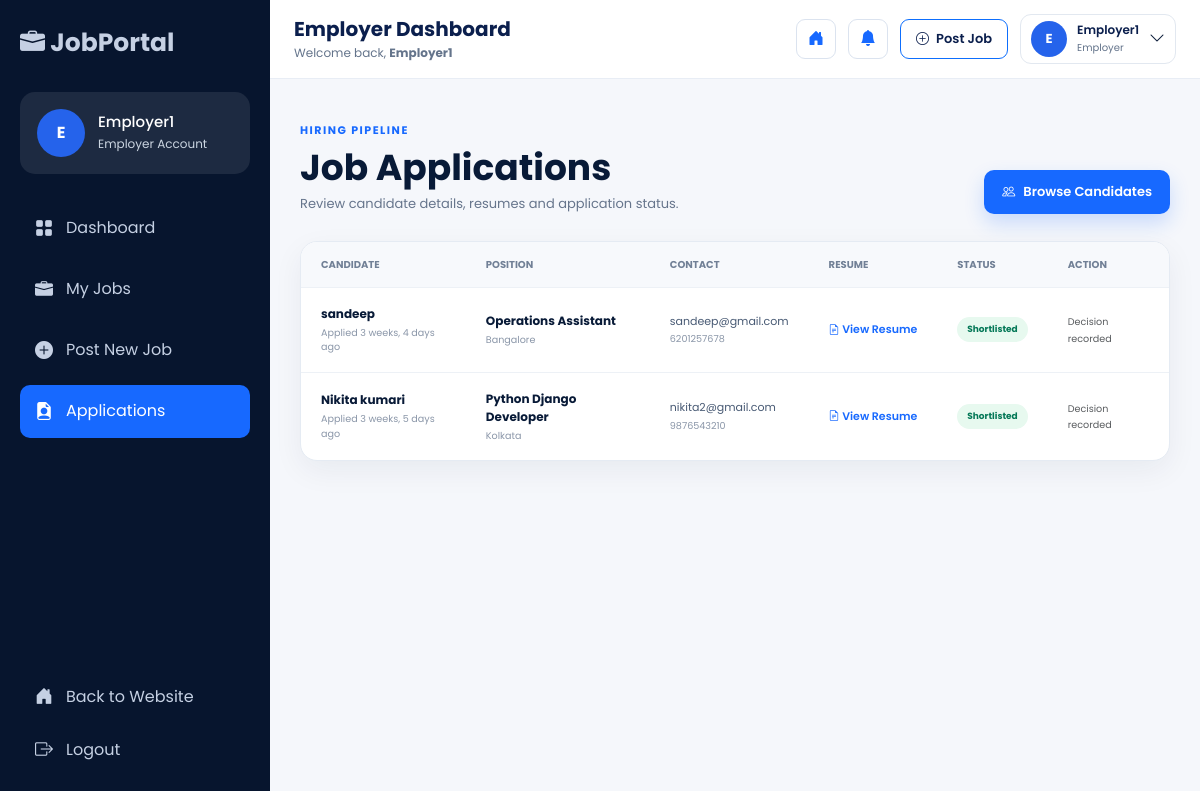
The app's page /jobs/employer-applications/ (signed in) with its own data.
### accounts/models.py (models this page shows, shortened)
class User(AbstractUser):
    USER_TYPES = (
        ('candidate', 'Candidate'),
        ('employer', 'Employer'),
    )
    user_type = models.CharField(
        max_length=20,
        choices=USER_TYPES
    )
    phone = models.CharField(
        max_length=15,
        blank=True
    )
    profile_image = models.ImageField(
        upload_to='profiles/',
        blank=True,
        null=True
    )
    resume = models.FileField(
    upload_to="resumes/",
    blank=True,
    null=True
)

### jobs/models.py (models this page shows, shortened)
class Application(models.Model):
    STATUS_CHOICES = (
        ("pending", "Pending"),
        ("shortlisted", "Shortlisted"),
        ("rejected", "Rejected"),
    )
    job = models.ForeignKey(
        Job,
        on_delete=models.CASCADE,
        related_name="applications"
    )
    candidate = models.ForeignKey(
        settings.AUTH_USER_MODEL,
        on_delete=models.CASCADE,
        related_name="job_applications"
    )
    full_name = models.CharField(max_length=150)
    email = models.EmailField()
    phone = models.CharField(max_length=20)
    resume = models.FileField(
        upload_to="resumes/"
    )
    status = models.CharField(
        max_length=20,
        choices=STATUS_CHOICES,
        default="pending"
    )
    applied_at = models.DateTimeField(
        auto_now_add=True
    )
    class Meta:
        unique_together = (
            "job",
            "candidate"
        )

class Job(models.Model):
    JOB_TYPES = (
        ("full_time", "Full Time"),
        ("part_time", "Part Time"),
        ("internship", "Internship"),
        ("contract", "Contract"),
        ("remote", "Remote"),
    )
    employer = models.ForeignKey(
        settings.AUTH_USER_MODEL,
        on_delete=models.CASCADE,
        related_name="posted_jobs"
    )
    title = models.CharField(max_length=200)
    company_name = models.CharField(
        max_length=180,
        blank=True
    )
    category = models.CharField(
        max_length=100,
        blank=True
    )
    job_type = models.CharField(
        max_length=20,
        choices=JOB_TYPES
    )
    location = models.CharField(max_length=150)
    experience = models.CharField(
        max_length=100,
        blank=True
    )
    minimum_salary = models.PositiveIntegerField(
        blank=True,
        null=True
    )
    maximum_salary = models.PositiveIntegerField(
        blank=True,
        null=True
    )
    description = models.TextField()
    requirements = models.TextField()
    skills = models.CharField(
        max_length=500,
        blank=True
    )
    application_deadline = models.DateField(
        blank=True,
        null=True
    )
    number_of_vacancies = models.PositiveIntegerField(
        default=1
    )
    work_mode = models.CharField(
        max_length=50,
        blank=True
    )
    education_level = models.CharField(
        max_length=100,
        blank=True
    )
    benefits = models.CharField(
        max_length=500,
        blank=True
    )
    company_logo = models.ImageField(
        upload_to="company_logos/",
        blank=True,
        null=True
    )
    is_active = models.BooleanField(default=True)
    created_at = models.DateTimeField(auto_now_add=True)
    updated_at = models.DateTimeField(auto_now=True)

### jobs/views.py (the view)
@login_required
def employer_applications(request):
    if request.user.user_type != "employer":
        messages.error(
            request,
            "Only employers can access this page."
        )
        return redirect("home")
    applications = Application.objects.filter(
        job__employer=request.user
    ).select_related(
        "job",
        "candidate"
    ).order_by("-applied_at")
    return render(
        request,
        "employer/employer-applications.html",
        {
            "applications": applications
        }
    )

### jobs/context_processors.py (called while the page is built, shortened)
def notification_count(request):
    if (
        request.user.is_authenticated
        and request.user.user_type == "employer"
    ):
        unread = Notification.objects.filter(
            employer=request.user,
            is_read=False
        ).count()
        return {
            "unread_notifications_count": unread,
            "candidate_unread_notifications_count": 0,
        }

### templates/employer/employer-applications.html (shortened to what this page needs)
{% extends "employer/employer_dash_base.html" %}
{% block content %}
<div class="pro-dashboard employer-pro-dashboard"><div class="dashboard-heading"><div><span>HIRING PIPELINE</span><h1>Job Applications</h1><p>Review candidate details, resumes and application status.</p></div><a href="{% url 'search_candidates' %}" class="dashboard-primary-btn"><i class="bi bi-people"></i> Browse Candidates</a></div>
<div class="professional-table-card"><div class="table-responsive"><table class="professional-table"><thead><tr><th>Candidate</th><th>Position</th><th>Contact</th><th>Resume</th><th>Status</th><th>Action</th></tr></thead><tbody>{% for application in applications %}<tr><td><strong>{{ application.full_name }}</strong><small>Applied {{ application.applied_at|timesince }} ago</small></td><td><strong>{{ application.job.title|title }}</strong><small>{{ application.job.location }}</small></td><td>{{ application.email }}<small>{{ application.phone }}</small></td><td>{% if application.resume %}<a class="table-action" href="{{ application.resume.url }}" target="_blank" rel="noopener"><i class="bi bi-file-earmark-text"></i> View Resume</a>{% else %}<span class="text-muted">Not uploaded</span>{% endif %}</td><td><span class="status-pill status-{{ application.status }}">{{ application.status|title }}</span></td><td>{% if application.status == "pending" %}<div class="d-flex gap-2"><form method="post" action="{% url 'shortlist_application' application.id %}">{% csrf_token %}<button class="btn btn-sm btn-success" type="submit">Shortlist</button></form><form method="post" action="{% url 'reject_application' application.id %}">{% csrf_token %}<button class="btn btn-sm btn-outline-danger" type="submit">Reject</button></form></div>{% else %}<span class="text-muted small">Decision recorded</span>{% endif %}</td></tr>{% empty %}<tr><td colspan="6"><div class="pro-empty"><i class="bi bi-inbox"></i><h3>No applications yet</h3><p>New candidate applications will appear here.</p></div></td></tr>{% endfor %}</tbody></table></div></div></div>
{% endblock %}

### templates/employer/sidebar.html (shortened to what this page needs)
{% load static %}
<aside class="employer-sidebar" id="employerSidebar">
    <div class="employer-sidebar-logo">
        <a href="{% url 'employer_dashboard' %}">
            <i class="bi bi-briefcase-fill"></i>
            <span>JobPortal</span>
        </a>
    </div>
    <div class="employer-profile-mini">
        {% if request.user.profile_image %}
            <img
                src="{{ request.user.profile_image.url }}"
                alt="{{ request.user.username }}"
                class="employer-profile-image">
        {% else %}
            <div class="employer-avatar">
                {% if request.user.first_name %}
                    {{ request.user.first_name|slice:":1"|upper }}
                {% else %}
                    {{ request.user.username|slice:":2"|upper }}
                {% endif %}
            </div>
        {% endif %}
        <div class="employer-profile-details">
            <h4>
                {% if request.user.get_full_name %}
                    {{ request.user.get_full_name }}
                {% else %}
                    {{ request.user.username }}
                {% endif %}
            </h4>
            <p>Employer Account</p>
        </div>
    </div>
    <nav class="employer-menu">
        <a
            href="{% url 'employer_dashboard' %}"
            class="{% if request.resolver_match.url_name == 'employer_dashboard' %}active{% endif %}">
            <i class="bi bi-grid-fill"></i>
            <span>Dashboard</span>
        </a>
       <a
    href="{% url 'my_jobs' %}"
    class="{% if request.resolver_match.url_name == 'my_jobs' or request.resolver_match.url_name == 'edit_job' %}active{% endif %}"
>
    <i class="bi bi-briefcase-fill"></i>
    <span>My Jobs</span>
</a>
        <a
            href="{% url 'post_job' %}"
            class="{% if request.resolver_match.url_name == 'post_job' %}active{% endif %}">
            <i class="bi bi-plus-circle-fill"></i>
            <span>Post New Job</span>
        </a>
        <a
            href="{% url 'employer_applications' %}"
            class="{% if request.resolver_match.url_name == 'employer_applications' %}active{% endif %}">
            <i class="bi bi-file-earmark-person-fill"></i>
            <span>Applications</span>
        </a>
    </nav>
    <div class="employer-sidebar-bottom">
        <a href="{% url 'home' %}">
            <i class="bi bi-house-door-fill"></i>
            <span>Back to Website</span>
        </a>
        <a
            href="{% url 'logout' %}"
            class="logout-link">
            <i class="bi bi-box-arrow-right"></i>
            <span>Logout</span>
        </a>
    </div>
</aside>

### templates/employer/navbar.html (shortened to what this page needs)
{% load static %}
<header class="employer-navbar">
    <div class="navbar-left">
        <div>
            <h3 class="page-title">
                {% block page_title %}
                    Employer Dashboard
                {% endblock %}
            </h3>
            <p class="page-subtitle">
                Welcome back,
                <strong>
                    {% if request.user.first_name %}
                        {{ request.user.first_name }}
                    {% else %}
                        {{ request.user.username }}
                    {% endif %}
                </strong>
            </p>
        </div>
    </div>
    <div class="navbar-right">
        <a
            href="{% url 'home' %}"
            class="navbar-icon">
            <i class="bi bi-house-door-fill"></i>
        </a>
<a href="{% url 'employer_notifications' %}"
   class="navbar-icon position-relative">
    <i class="bi bi-bell-fill"></i>
</a>
        <a
            href="{% url 'post_job' %}"
            class="btn btn-primary post-job-btn">
            <i class="bi bi-plus-circle"></i>
            Post Job
        </a>
        <div class="dropdown">
            <button
                class="profile-dropdown"
                data-bs-toggle="dropdown">
                {% if request.user.profile_image %}
                    <img
                        src="{{ request.user.profile_image.url }}"
                        class="profile-img">
                {% else %}
                    <div class="profile-avatar">
                        {% if request.user.first_name %}
                            {{ request.user.first_name|slice:":1"|upper }}
                        {% else %}
                            {{ request.user.username|slice:":1"|upper }}
                        {% endif %}
                    </div>
                {% endif %}
                <div class="profile-text">
                    <h6>
                        {% if request.user.get_full_name %}
                            {{ request.user.get_full_name }}
                        {% else %}
                            {{ request.user.username }}
                        {% endif %}
                    </h6>
                    <small>
                        Employer
                    </small>
                </div>
                <i class="bi bi-chevron-down"></i>
            </button>
        </div>
    </div>
</header>

### records on screen
User: user.first_name "E", user.get_full_name "Employer1", user.first_name "Employer1"
Application: full_name "sandeep", applied_at "3 weeks, 4 days", job "Operations Assistant", job.location "Bangalore", email "sandeep@gmail.com", phone "6201257678", status "Shortlisted", shows "Decision recorded"
Application: full_name "Nikita kumari", applied_at "3 weeks, 5 days", job "Python Django Developer", job.location "Kolkata", email "nikita2@gmail.com", phone "9876543210", status "Shortlisted", shows "Decision recorded"
